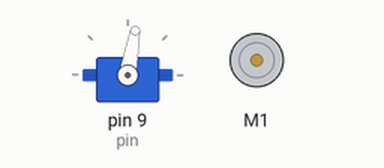
The sketch below on a simulated Arduino Uno, built with avr-gcc and run on an emulated ATmega328P. Parts: servo, DC motor (green arrow = forward, orange = backward, longer = faster). At 14.1 s the program stops and its outputs stay as they are.

Above: at 0.1 s.
At 1.1 s:
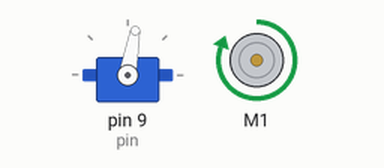
At 7.6 s:
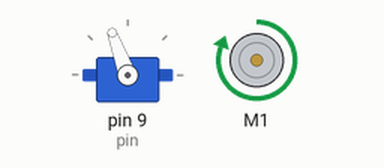
Timing chart, 0 to 15.6 s (numbered marks = the images above):
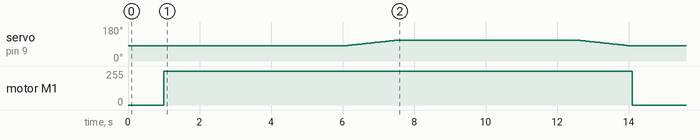

Measured:
- by itself, servo on pin 9 (pin): rises from 80° to 110° in 1.5 s, then falls to 80° in 6.6 s
- by itself, motor M1: stopped → forward 255/255 at 1.0 s, → stopped 13.1 s later

The sketch:

servo_tester.ino
```cpp
/*
 *  Lil Self-Driving Car Action
 *
 *  -> myservo.write(position) to move the wheels
 */

#include <Servo.h>
#include <AFMotor.h>

/**************** VALUES TO CHANGE *************/
/** POSITIONS **/
const int MAX_LEFT = 60;
const int MAX_RIGHT = 110;
const int CENTER = 80;

/** TIMES **/
const int TIME_COMPLETE = 3000;
const int TIMEA = 5000;
/************************************************/

/* Servo */
const int pin = 9;    // servo pin position

/* Motor */
int motorSpeed = 255; // motor speed (0 - 255)

/* Sevo and Motor Objects */
Servo myservo;
AF_DCMotor motor(1, MOTOR12_64KHZ);

void setup() {
  myservo.attach(pin);

  Serial.begin(9600); // 9600 baud

  motor.setSpeed(motorSpeed);

  /* center wheels */
  myservo.write(CENTER);
}

void loop() {

  /* wait 1 second */
  delay(1000);

  motor.run(FORWARD);

  delay(TIMEA);

  turnRight(CENTER, MAX_RIGHT);

  delay(TIMEA);

  turnLeft(MAX_RIGHT, CENTER);

  motor.run(RELEASE);

  while(true) { /* KILL */ }

}


void turnRight(int p, int f) {
  for(int i = p; i <= f; i++) {
    myservo.write(i);
    delay(50);
  }
}

void turnLeft(int p, int f) {
  for(int i = p; i >= f; i--) {
    myservo.write(i);
    delay(50);
  }
}
```
